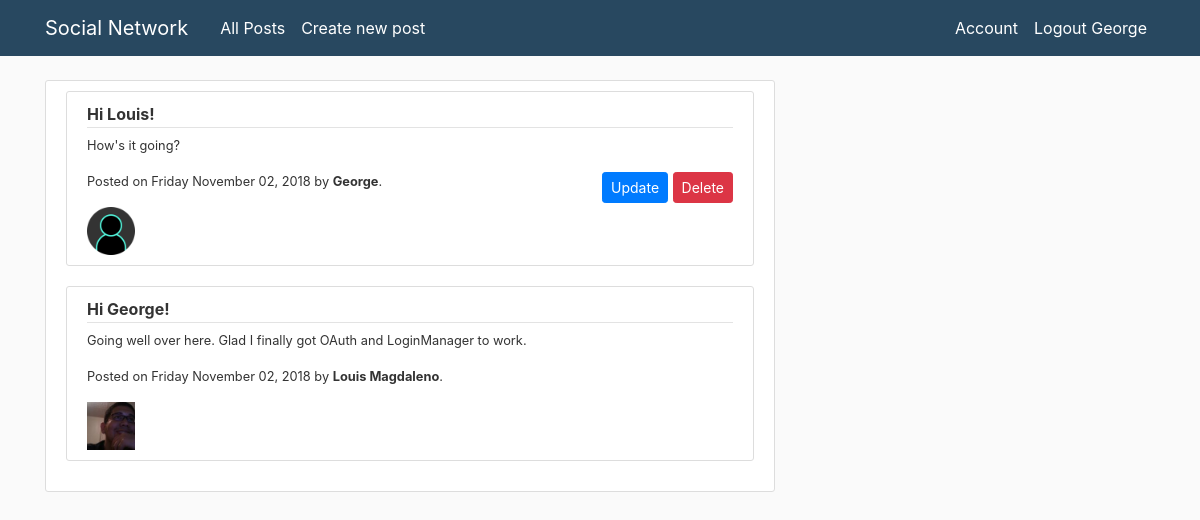
Screenshot of /home (signed in) with the database file from the repository.
### socialnetwork/models/user.py (models this page shows, shortened)
class User(db.Model, UserMixin):
    __tablename__ = 'user'
    id = db.Column(db.Integer, primary_key=True)
    profile_image = db.Column(db.String(250), nullable=False, default='web/socialnetwork/static/profile_pics/default_profile.png')
    name = db.Column(db.String(128), nullable=False)
    email = db.Column(db.String(250), unique=True, index=True)
    username = db.Column(db.String(64), unique=True, index=True)
    password_hash = db.Column(db.String(128))
    posts = db.relationship('Post', backref='author', lazy=True)
    time_inserted = db.Column(db.DateTime(), default=datetime.utcnow)
    time_updated = db.Column(db.DateTime(), default=datetime.utcnow)

### socialnetwork/models/post.py (models this page shows, shortened)
class Post(db.Model):
    __tablename__ = 'post'
    id = db.Column(db.Integer, primary_key=True)
    user_id = db.Column(db.Integer, db.ForeignKey('user.id'), nullable=False)
    date = db.Column(db.DateTime, nullable=False, default=datetime.utcnow)
    title = db.Column(db.String(140), nullable=False)
    text = db.Column(db.Text, nullable=False)
    time_inserted = db.Column(db.DateTime(), default=datetime.utcnow)
    time_updated = db.Column(db.DateTime(), default=datetime.utcnow)

### socialnetwork/routes/main.py (the view)
@main.route('/')
@main.route("/home")
def index():
    posts = Post.query.all()  # noqa:501
    return render_template('main.html', title='Home', posts=posts, current_user=current_user)

### socialnetwork/models/user.py (called while the page is built)
@login_manager.user_loader
def load_user(user_id):
    return User.query.get(int(user_id))

### socialnetwork/templates/main.html (shortened to what this page needs)
{% extends "layout.html" %}
{% block content %}
<div class="row">
    <div class="col-md-8">
        <div class="content-section">
            {% if current_user.is_authenticated %}
                {% for post in posts %}
                <article class="media content-section">
                    <div class="media-body">
                        <div class="article-metadata">
                            <a class="mr-3">
                                <span style="float: left" href="#"><b>{{post.title}}</b></span>
                            </a>
                        </div>
                        <p class="article-content"><small>{{ post.text }}</small></p>
                        <footer>
                            <span style="float: left"><small>
                                    <p>
                                        Posted on
                                        {{ post.time_updated.strftime('%A %B %d, %Y') }}
                                        by <b>{{ post.author.name }}</b>.
                                    </p>
                                <img style='height: 48px; width: 48px' align='left' src="{{url_for('static',filename='profile_pics/'+post.author.profile_image)}}">
                                </small></span>
                            {% if post.user_id == current_user.id %}
                            <span style="float: right">
                                <a href="{{ url_for('post.update_post', post_id=post.id) }}"><button type="button" class="btn btn-primary btn-sm">Update</button></a>
                                <button type="button" class="btn btn-danger btn-sm" data-toggle="modal" data-target="#deleteModal">Delete</button>
                            </span>
                            {% endif %}
                        </footer>
                    </div>
                </article>
                {% endfor %}
            </div>
        {% endif %}
    </div>
</div>
{% endblock content %}

### socialnetwork/templates/layout.html (shortened to what this page needs)
<!DOCTYPE html>
<html>
<head>
  <link rel="stylesheet" href="https://maxcdn.bootstrapcdn.com/bootstrap/4.0.0/css/bootstrap.min.css"
>
  <link rel="stylesheet" type="text/css" href="{{ url_for('static', filename='styles/main.css') }}">
</head>
<body>
  <header class="site-header">
    <nav class="navbar navbar-expand-md navbar-dark bg-steel fixed-top">
      <div class="container">
        <a class="navbar-brand mr-4" href="/">Social Network</a>
        <div class="collapse navbar-collapse" id="navbarToggle">
          <div class="navbar-nav mr-auto">
            {% if current_user.is_authenticated %}
                <a class="nav-item nav-link" href="{{ url_for('main.index') }}">All Posts</a>
            <a class="nav-item nav-link" href="{{ url_for('post.create_post') }}">Create new post</a>
            {% endif %}
          </div>
          <div class="navbar-nav">
            {% if current_user.is_authenticated %}
            <a class="nav-item nav-link" href="{{url_for('users.account')}}">Account</a>
            <a class="nav-item nav-link" href="{{ url_for('userauth.google_logout') }}">Logout {{ current_user.name }}</a>
            {% else %}
                <a href="{{  url_for('users.login') }}" class="nav-item nav-link">Login</a>
            <a href="{{ url_for('google.login') }}" class="navbar-left"><img src="{{ url_for('static', filename='img/google.png') }}"></a>
            {% endif %}
          </div>
        </div>
      </div>
    </nav>
  </header>
  <main role="main" class="container">
    <div class="row">
      <div class="col-md-12">
        {% block content %}{% endblock %}
      </div>
    </div>
  </main>
</body>
</html>

### socialnetwork/static/styles/main.css (style rules this page uses)
body { background: #fafafa; color: #333333; margin-top: 5rem; }
.bg-steel { background-color: #284860; }
.site-header .navbar-nav .nav-link { color: white; }
.content-section { background: #ffffff; padding: 10px 20px; border: 1px solid #dddddd; border-radius: 3px; margin-bottom: 20px; }
.article-content { white-space: pre-line; }
.article-metadata { padding-bottom: 1px; margin-bottom: 4px; border-bottom: 1px solid #e3e3e3 }

### rows the page displays
User: name "George"
Post: title "Hi Louis!", text "How's it going?", time_updated "Friday November 02, 2018", author.name "George", profile_image (picture)
Post: title "Hi George!", text "Going well over here. Glad I finally got OAuth and LoginManager to work.", time_updated "Friday November 02, 2018", author.name "Louis Magdaleno", profile_image (picture)
